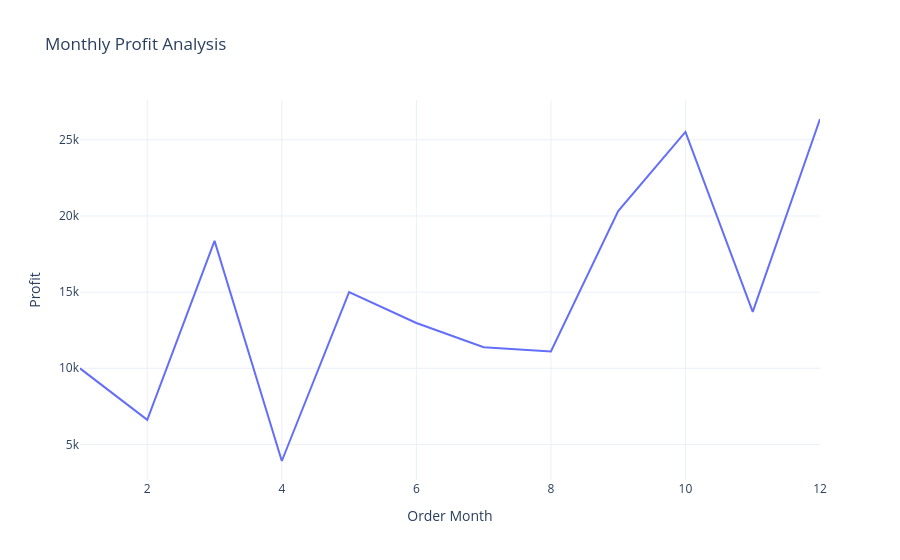

Source (notebook cell):
### Markdown cell above
# Monthly Profit Analysis

### Code cell
profit_by_month = data.groupby('Order Month')['Profit'].sum().reset_index()
fig = px.line(profit_by_month, 
              x='Order Month', 
              y='Profit', 
              title='Monthly Profit Analysis')
fig.show()

### Figure 1 — Plotly figure (JSON) as saved in the notebook; plotly's stock layout.template omitted (floating-point values rounded to 4 significant figures)
{"data": [{"hovertemplate": "Order Month=%{x}<br>Profit=%{y}<extra></extra>", "legendgroup": "", "line": {"color": "#636efa", "dash": "solid"}, "marker": {"symbol": "circle"}, "mode": "lines", "name": "", "orientation": "v", "showlegend": false, "type": "scatter", "x": [1, 2, 3, 4, 5, 6, 7, 8, 9, 10, 11, 12], "xaxis": "x", "y": [9994.0, 6618.0, 18360.0, 3911.0, 15000.0, 12970.0, 11390.0, 11100.0, 20320.0, 25520.0, 13700.0, 26370.0], "yaxis": "y"}], "layout": {"autosize": true, "legend": {"tracegroupgap": 0}, "title": {"text": "Monthly Profit Analysis"}, "xaxis": {"anchor": "y", "autorange": true, "domain": [0, 1], "range": [1, 12], "title": {"text": "Order Month"}, "type": "linear"}, "yaxis": {"anchor": "x", "autorange": true, "domain": [0, 1], "range": [2663.0, 27620.0], "title": {"text": "Profit"}, "type": "linear"}}}
